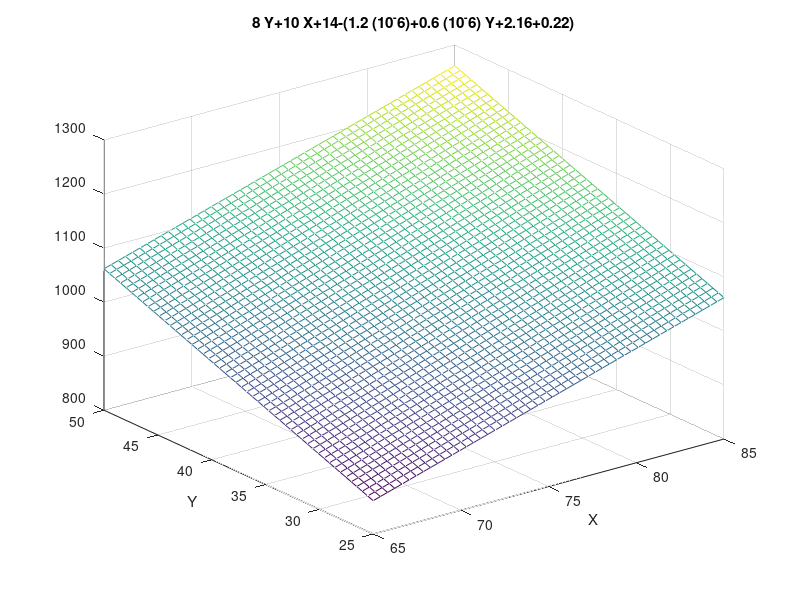

Write MATLAB code to recreate this figure. (Note: this script raises an error after producing the figure.)
clc, clear
close all

%% Plot the function
figure(1);
lbx = 65; ubx = 85;
lby = 25; uby = 50;
ezmesh('8*Y+10*X+14-(1.2*(10^-6)+0.6*(10^-6)*Y+2.16+0.22)', [lbx, ubx, lby, uby], 50);
hold on;

%% Define genetic algorithm parameters
nind = 40;      % Population size
maxgen = 50;    % Maximum genetic iterations
preci = 20;     % Individual length
ggap = 0.95;    % Generation gap
px = 0.7;       % Crossover probability
pm = 0.01;      % Mutation probability
trace = zeros(3, maxgen);               % Optimization result initialization
fieldd = [preci preci;lbx lby;ubx uby;1 1;0 0;1 1;1 1]; % Field descriptor
chrom = crtbp(nind, preci * 2);         % Population initialization (arbitrary discrete random population)

%% Optimization
gen = 0;                                                % Generation counter
XY = bs2rv(chrom, fieldd);                              % Initial population binary to decimal
X = XY(:, 1); Y = XY(:, 2); 
objv = 8*Y+10*X+14-(1.2*(10^-6)+0.6*(10^-6)*Y+2.16+0.22);     % Calculate objective function value
while gen < maxgen
    fitnv = ranking(-objv);                             % Allocate fitness values
    selch = select('sus', chrom, fitnv, ggap);          % Selection
    selch = recombin('xovsp', selch, px);               % Crossover
    selch = mut(selch, pm);                             % Mutation
    
    % Add constraint to ensure x + y is less than 100
    for i = 1:size(selch, 1)
        while true
            XY_sel = bs2rv(selch(i, :), fieldd);
            if sum(XY_sel) <= 100
                break;
            else
                selch(i, :) = crtbp(1, preci * 2);
            end
        end
    end
    
    XY = bs2rv(selch, fieldd);                          % Convert offspring individuals from binary to decimal
    X = XY(:, 1); Y = XY(:, 2);
    objvsel = X .* cos(2*pi*Y) + Y .* sin(2*pi*X);
    [chrom, objv] = reins(chrom, selch, 1, 1, objv, objvsel);   % Reinsert offspring into parents to get new population
    XY = bs2rv(chrom, fieldd);
    gen = gen + 1;
    % Get the optimal solution and its index for each generation, Y is the optimal solution, i is the index of the individual
    [Y, i] = max(objv);
    trace(1:2, gen) = XY(i, :);
    trace(3, gen) = Y;
end
plot3(trace(1, :), trace(2, :), trace(3, :), 'bo');   % Plot the optimal point for each generation
grid on;
plot3(XY(:, 1), XY(:, 2), objv, 'b*');
hold off

%% Plot the evolution
figure(2);
plot(1 : maxgen, trace(3, :));
grid on;
xlabel('Genetic Generation')
ylabel('Change in Solutions')
title('Evolution Process')
best_z = trace(3, end);
best_y = trace(2, end);
best_x = trace(1, end);
fprintf(['Best Solution:\nX=', num2str(best_x), '\nY=', num2str(best_y), '\nZ=', num2str(best_z), '\n'])
